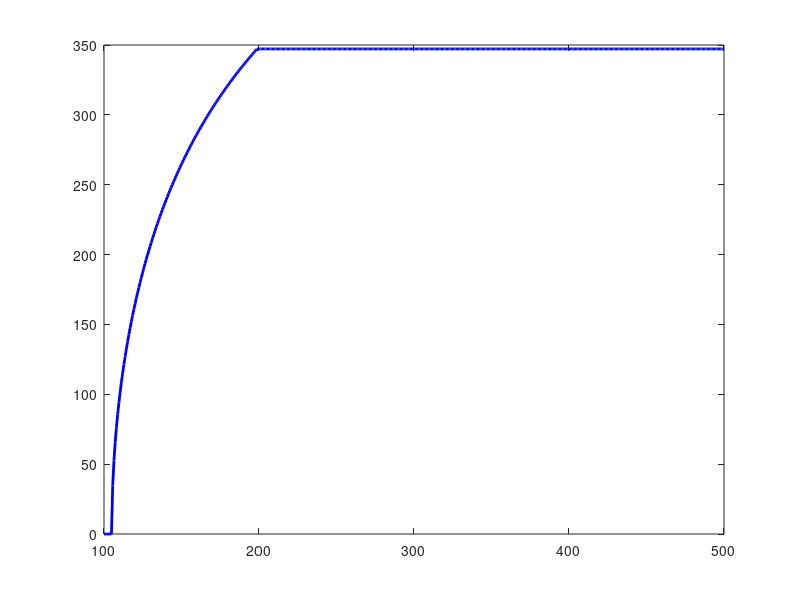

The MATLAB script that drew this image: (Note: this script raises an error after producing the figure.)
clc; clear; close all
% === Thermodynamic Parameters ===
pres_ref = 105e3;          % Reference pressure [Pa]
temp_ref = 300;            % Reference temperature [K]
rat_spec = 1.4;            % Specific heat ratio (gamma)
gas_const = 287;           % Gas constant [J/kg·K]
area_throat = 5e-4;        % Effective flow area [m^2]
temp_up = 360;             % Upstream total temperature [K]

% === Pressure Range ===
press_start = 100e3;       % Starting upstream pressure [Pa]
press_end = 500e3;         % Ending upstream pressure [Pa]
N_steps = 500;
P_range = linspace(press_start, press_end, N_steps);
P_kPa = P_range / 1000;    % Convert to kPa for plots

% === Critical Pressure Ratio for Sonic Flow ===
rat_crit = ((rat_spec + 1)/2)^(rat_spec / (rat_spec - 1));

% === Preallocate Results ===
vel_exit = zeros(size(P_range));
mdot_result = zeros(size(P_range));

% === Calculate Mass Flow Rate & Velocity ===
for n = 1:length(P_range)
    p_ratio = P_range(n) / pres_ref;
    
    if p_ratio < rat_crit
        % Subsonic Flow
        vel_exit(n) = sqrt(2 * gas_const * temp_up * (rat_spec / (rat_spec - 1)) * ...
                          (1 - (pres_ref / P_range(n))^((rat_spec - 1)/rat_spec)));
                      
        mdot_result(n) = area_throat * P_range(n) * sqrt((2 / (gas_const * temp_up)) * ...
                          (pres_ref / P_range(n))^(2/rat_spec) * ...
                          (rat_spec / (rat_spec - 1)) * ...
                          (1 - (pres_ref / P_range(n))^((rat_spec - 1)/rat_spec)));
    else
        % Sonic Flow (choked)
        vel_exit(n) = sqrt(rat_spec * gas_const * temp_ref);
        
        mdot_result(n) = area_throat * P_range(n) * sqrt((rat_spec / (gas_const * temp_up)) * ...
                          (2 / (rat_spec + 1))^((rat_spec + 1)/(rat_spec - 1)));
    end
end

% === Identify Sonic Transition Point ===
p_trans_index = find(P_range / pres_ref >= rat_crit, 1, 'first');
p_sonic_transition = P_kPa(p_trans_index);

% === Plot: Exit Velocity vs Inlet Pressure ===
figure;
plot(P_kPa, vel_exit, 'b', 'LineWidth', 2); hold on;
xline(p_sonic_transition, '--k', sprintf('Sonic Transition ≈ %.1f kPa', p_sonic_transition), ...
       'LabelOrientation','horizontal','LabelVerticalAlignment','middle','LineWidth',1.2);
xlabel('Inlet Pressure [kPa]');
ylabel('Exit Velocity [m/s]');
title('Exit Velocity vs Inlet Pressure with Sonic Transition');
legend('Exit Velocity','Sonic Limit');
grid on;

% === Plot: Mass Flow Rate vs Inlet Pressure ===
figure;
plot(P_kPa, mdot_result, 'r', 'LineWidth', 2); hold on;
xline(p_sonic_transition, '--k', sprintf('Sonic Transition ≈ %.1f kPa', p_sonic_transition), ...
       'LabelOrientation','horizontal','LabelVerticalAlignment','middle','LineWidth',1.2);
xlabel('Inlet Pressure [kPa]');
ylabel('Mass Flow Rate [kg/s]');
title('Mass Flow Rate vs Inlet Pressure with Flow Regime Indication');
legend('Mass Flow Rate','Sonic Limit');
grid on;

% === Valve Lift Profile Setup ===
angle_vals = linspace(0, 720, 1000);  

% Intake Valve: 340° → 580°
intake_lift = zeros(size(angle_vals));
intake_open = 340; intake_close = 580;
intake_duration = intake_close - intake_open;
for i = 1:length(angle_vals)
    if angle_vals(i) >= intake_open && angle_vals(i) <= intake_close
        theta = angle_vals(i) - intake_open;
        intake_lift(i) = sin(pi * theta / intake_duration)^2;
    end
end

% Exhaust Valve: 110° → 360°
exhaust_lift = zeros(size(angle_vals));
exhaust_open = 110; exhaust_close = 360;
exhaust_duration = exhaust_close - exhaust_open;
for i = 1:length(angle_vals)
    if angle_vals(i) >= exhaust_open && angle_vals(i) <= exhaust_close
        theta = angle_vals(i) - exhaust_open;
        exhaust_lift(i) = sin(pi * theta / exhaust_duration)^2;
    end
end

% Normalize to mm (Max Lift = 10 mm)
max_lift = 0.01;
intake_lift = intake_lift * max_lift * 1000;
exhaust_lift = exhaust_lift * max_lift * 1000;

% === Plot: Valve Lift vs Crank Angle ===
figure;
plot(angle_vals, intake_lift, 'b', 'LineWidth', 2); hold on;
plot(angle_vals, exhaust_lift, 'r--', 'LineWidth', 2);
xlabel('Crank Angle [°]');
ylabel('Valve Lift [mm]');
title('Valve Lift Profiles of Intake and Exhaust Valves');
legend('Intake Valve','Exhaust Valve');
grid on;

